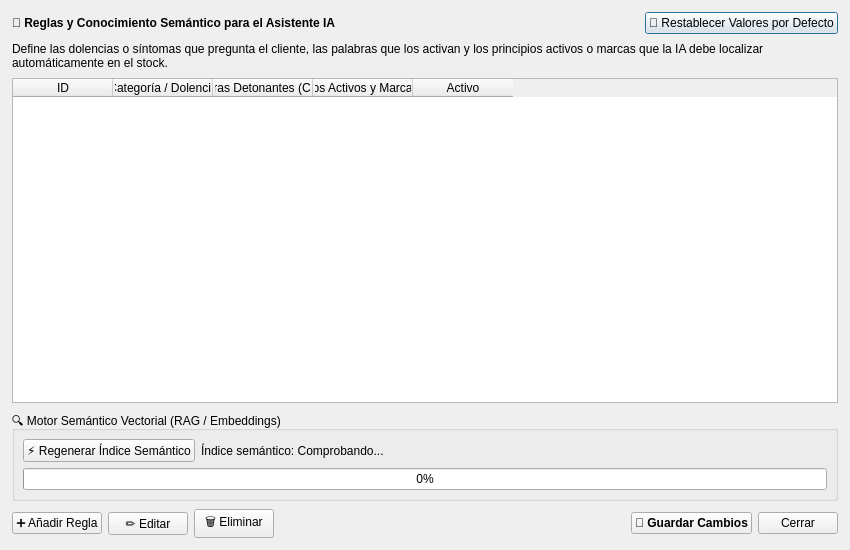
<?xml version="1.0" encoding="UTF-8"?>
<ui version="4.0">
 <class>DialogConocimientoIA</class>
 <widget class="QDialog" name="DialogConocimientoIA">
  <property name="geometry">
   <rect>
    <x>0</x>
    <y>0</y>
    <width>850</width>
    <height>550</height>
   </rect>
  </property>
  <property name="windowTitle">
   <string>Base de Conocimiento de Fitoterapia y Salud (IA)</string>
  </property>
  <layout class="QVBoxLayout" name="verticalLayout">
   <property name="spacing">
    <number>8</number>
   </property>
   <property name="leftMargin">
    <number>12</number>
   </property>
   <property name="topMargin">
    <number>12</number>
   </property>
   <property name="rightMargin">
    <number>12</number>
   </property>
   <property name="bottomMargin">
    <number>12</number>
   </property>
   <item>
    <layout class="QHBoxLayout" name="horizontalLayoutCabecera">
     <item>
      <widget class="QLabel" name="labelTitulo">
       <property name="font">
        <font>
         <bold>true</bold>
        </font>
       </property>
       <property name="text">
        <string>🧠 Reglas y Conocimiento Semántico para el Asistente IA</string>
       </property>
      </widget>
     </item>
     <item>
      <spacer name="horizontalSpacer">
       <property name="orientation">
        <enum>Qt::Horizontal</enum>
       </property>
       <property name="sizeHint" stdset="0">
        <size>
         <width>40</width>
         <height>20</height>
        </size>
       </property>
      </spacer>
     </item>
     <item>
      <widget class="QPushButton" name="pushButtonRestablecer">
       <property name="toolTip">
        <string>Restablece las categorías y productos de fitoterapia recomendados por defecto</string>
       </property>
       <property name="text">
        <string>🔄 Restablecer Valores por Defecto</string>
       </property>
      </widget>
     </item>
    </layout>
   </item>
   <item>
    <widget class="QLabel" name="labelExplicacion">
     <property name="text">
      <string>Define las dolencias o síntomas que pregunta el cliente, las palabras que los activan y los principios activos o marcas que la IA debe localizar automáticamente en el stock.</string>
     </property>
     <property name="wordWrap">
      <bool>true</bool>
     </property>
    </widget>
   </item>
   <item>
    <widget class="QTableWidget" name="tableWidgetReglas">
     <property name="alternatingRowColors">
      <bool>true</bool>
     </property>
     <property name="selectionBehavior">
      <enum>QAbstractItemView::SelectRows</enum>
     </property>
     <column>
      <property name="text">
       <string>ID</string>
      </property>
     </column>
     <column>
      <property name="text">
       <string>Categoría / Dolencia</string>
      </property>
     </column>
     <column>
      <property name="text">
       <string>Palabras Detonantes (Cliente)</string>
      </property>
     </column>
     <column>
      <property name="text">
       <string>Principios Activos y Marcas Clave</string>
      </property>
     </column>
     <column>
      <property name="text">
       <string>Activo</string>
      </property>
     </column>
    </widget>
   </item>
   <item>
    <widget class="QGroupBox" name="groupBoxIndice">
     <property name="title">
      <string>🔍 Motor Semántico Vectorial (RAG / Embeddings)</string>
     </property>
     <layout class="QVBoxLayout" name="verticalLayoutIndice">
      <property name="spacing">
       <number>6</number>
      </property>
      <property name="leftMargin">
       <number>8</number>
      </property>
      <property name="topMargin">
       <number>8</number>
      </property>
      <property name="rightMargin">
       <number>8</number>
      </property>
      <property name="bottomMargin">
       <number>8</number>
      </property>
      <item>
       <layout class="QHBoxLayout" name="horizontalLayoutIndice">
        <item>
         <widget class="QPushButton" name="pushButtonRegenerarIndice">
          <property name="toolTip">
           <string>Genera o actualiza los embeddings semánticos de todos los artículos y áreas de fitoterapia con Ollama</string>
          </property>
          <property name="text">
           <string>⚡ Regenerar Índice Semántico</string>
          </property>
         </widget>
        </item>
        <item>
         <widget class="QLabel" name="labelEstadoIndice">
          <property name="text">
           <string>Índice semántico: Comprobando...</string>
          </property>
         </widget>
        </item>
        <item>
         <spacer name="horizontalSpacer_Indice">
          <property name="orientation">
           <enum>Qt::Horizontal</enum>
          </property>
          <property name="sizeHint" stdset="0">
           <size>
            <width>40</width>
            <height>20</height>
           </size>
          </property>
         </spacer>
        </item>
       </layout>
      </item>
      <item>
       <widget class="QProgressBar" name="progressBarIndice">
        <property name="value">
         <number>0</number>
        </property>
        <property name="textVisible">
         <bool>true</bool>
        </property>
        <property name="visible">
         <bool>false</bool>
        </property>
       </widget>
      </item>
     </layout>
    </widget>
   </item>
   <item>
    <layout class="QHBoxLayout" name="horizontalLayoutAcciones">
     <property name="spacing">
      <number>6</number>
     </property>
     <item>
      <widget class="QPushButton" name="pushButtonAnadir">
       <property name="text">
        <string>➕ Añadir Regla</string>
       </property>
      </widget>
     </item>
     <item>
      <widget class="QPushButton" name="pushButtonEditar">
       <property name="text">
        <string>✏️ Editar</string>
       </property>
      </widget>
     </item>
     <item>
      <widget class="QPushButton" name="pushButtonEliminar">
       <property name="text">
        <string>🗑️ Eliminar</string>
       </property>
      </widget>
     </item>
     <item>
      <spacer name="horizontalSpacer_2">
       <property name="orientation">
        <enum>Qt::Horizontal</enum>
       </property>
       <property name="sizeHint" stdset="0">
        <size>
         <width>40</width>
         <height>20</height>
        </size>
       </property>
      </spacer>
     </item>
     <item>
      <widget class="QPushButton" name="pushButtonGuardar">
       <property name="font">
        <font>
         <bold>true</bold>
        </font>
       </property>
       <property name="text">
        <string>💾 Guardar Cambios</string>
       </property>
      </widget>
     </item>
     <item>
      <widget class="QPushButton" name="pushButtonCerrar">
       <property name="text">
        <string>Cerrar</string>
       </property>
      </widget>
     </item>
    </layout>
   </item>
  </layout>
 </widget>
 <resources/>
 <connections/>
</ui>
